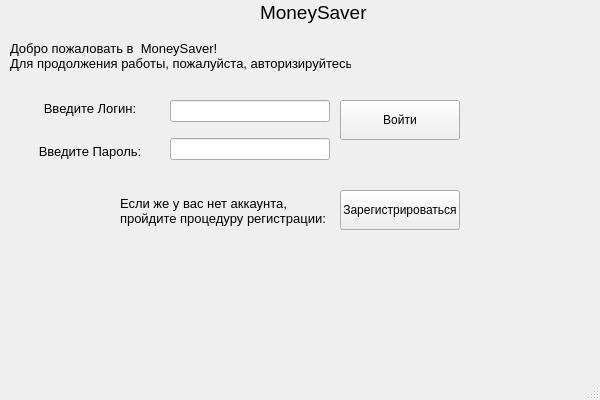
<?xml version="1.0" encoding="UTF-8"?>
<ui version="4.0">
 <class>MainWindow</class>
 <widget class="QMainWindow" name="MainWindow">
  <property name="geometry">
   <rect>
    <x>0</x>
    <y>0</y>
    <width>600</width>
    <height>400</height>
   </rect>
  </property>
  <property name="minimumSize">
   <size>
    <width>600</width>
    <height>400</height>
   </size>
  </property>
  <property name="maximumSize">
   <size>
    <width>600</width>
    <height>400</height>
   </size>
  </property>
  <property name="windowTitle">
   <string>Вход в систему</string>
  </property>
  <widget class="QWidget" name="centralwidget">
   <widget class="QWidget" name="verticalLayoutWidget">
    <property name="geometry">
     <rect>
      <x>170</x>
      <y>90</y>
      <width>160</width>
      <height>80</height>
     </rect>
    </property>
    <layout class="QVBoxLayout" name="verticalLayout">
     <item>
      <widget class="QLineEdit" name="login_lineEdit">
       <property name="inputMask">
        <string notr="true">NNnnnnnn</string>
       </property>
      </widget>
     </item>
     <item>
      <widget class="QLineEdit" name="password_lineEdit">
       <property name="inputMask">
        <string notr="true">NNnnnnnn</string>
       </property>
      </widget>
     </item>
    </layout>
   </widget>
   <widget class="QWidget" name="verticalLayoutWidget_2">
    <property name="geometry">
     <rect>
      <x>10</x>
      <y>90</y>
      <width>160</width>
      <height>80</height>
     </rect>
    </property>
    <layout class="QVBoxLayout" name="verticalLayout_2">
     <item>
      <widget class="QLabel" name="label">
       <property name="font">
        <font>
         <pointsize>10</pointsize>
        </font>
       </property>
       <property name="text">
        <string>Введите Логин:</string>
       </property>
       <property name="alignment">
        <set>Qt::AlignCenter</set>
       </property>
      </widget>
     </item>
     <item>
      <widget class="QLabel" name="label_2">
       <property name="font">
        <font>
         <pointsize>10</pointsize>
        </font>
       </property>
       <property name="text">
        <string>Введите Пароль:</string>
       </property>
       <property name="alignment">
        <set>Qt::AlignCenter</set>
       </property>
      </widget>
     </item>
    </layout>
   </widget>
   <widget class="QPushButton" name="enter_pushButton">
    <property name="geometry">
     <rect>
      <x>340</x>
      <y>100</y>
      <width>120</width>
      <height>40</height>
     </rect>
    </property>
    <property name="text">
     <string>Войти</string>
    </property>
   </widget>
   <widget class="QPushButton" name="register_pushButton">
    <property name="geometry">
     <rect>
      <x>340</x>
      <y>190</y>
      <width>120</width>
      <height>40</height>
     </rect>
    </property>
    <property name="text">
     <string>Зарегистрироваться</string>
    </property>
   </widget>
   <widget class="QLabel" name="label_3">
    <property name="geometry">
     <rect>
      <x>10</x>
      <y>30</y>
      <width>341</width>
      <height>51</height>
     </rect>
    </property>
    <property name="font">
     <font>
      <family>MS Shell Dlg 2</family>
      <pointsize>10</pointsize>
      <italic>false</italic>
     </font>
    </property>
    <property name="text">
     <string>Добро пожаловать в  MoneySaver!
Для продолжения работы, пожалуйста, авторизируйтесь</string>
    </property>
   </widget>
   <widget class="QLabel" name="label_4">
    <property name="geometry">
     <rect>
      <x>120</x>
      <y>190</y>
      <width>211</width>
      <height>41</height>
     </rect>
    </property>
    <property name="font">
     <font>
      <pointsize>10</pointsize>
     </font>
    </property>
    <property name="text">
     <string>Если же у вас нет аккаунта,
пройдите процедуру регистрации:</string>
    </property>
   </widget>
   <widget class="QLabel" name="label_5">
    <property name="geometry">
     <rect>
      <x>260</x>
      <y>0</y>
      <width>110</width>
      <height>25</height>
     </rect>
    </property>
    <property name="font">
     <font>
      <pointsize>14</pointsize>
     </font>
    </property>
    <property name="text">
     <string>MoneySaver</string>
    </property>
   </widget>
  </widget>
  <widget class="QMenuBar" name="menubar">
   <property name="geometry">
    <rect>
     <x>0</x>
     <y>0</y>
     <width>600</width>
     <height>21</height>
    </rect>
   </property>
  </widget>
  <widget class="QStatusBar" name="statusbar"/>
 </widget>
 <resources/>
 <connections/>
</ui>
